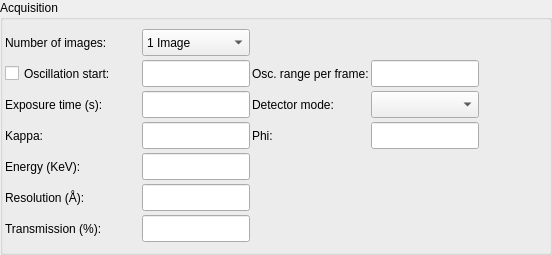
<?xml version="1.0" encoding="UTF-8"?>
<ui version="4.0">
 <class>AcquisitionWidgetVerticalSimpleLayout</class>
 <widget class="QWidget" name="AcquisitionWidgetVerticalSimpleLayout">
  <property name="geometry">
   <rect>
    <x>0</x>
    <y>0</y>
    <width>552</width>
    <height>255</height>
   </rect>
  </property>
  <property name="sizePolicy">
   <sizepolicy hsizetype="Preferred" vsizetype="Preferred">
    <horstretch>0</horstretch>
    <verstretch>0</verstretch>
   </sizepolicy>
  </property>
  <property name="maximumSize">
   <size>
    <width>32767</width>
    <height>32767</height>
   </size>
  </property>
  <property name="windowTitle">
   <string>AcquisitionWidgetVerticalSimple</string>
  </property>
  <layout class="QVBoxLayout">
   <property name="spacing">
    <number>0</number>
   </property>
   <property name="margin">
    <number>0</number>
   </property>
   <item>
    <widget class="QGroupBox" name="acq_gbox">
     <property name="maximumSize">
      <size>
       <width>32767</width>
       <height>32767</height>
      </size>
     </property>
     <property name="title">
      <string>Acquisition</string>
     </property>
     <layout class="QVBoxLayout">
      <property name="spacing">
       <number>2</number>
      </property>
      <property name="margin">
       <number>2</number>
      </property>
      <item>
       <layout class="QGridLayout" name="gridLayout">
        <property name="horizontalSpacing">
         <number>2</number>
        </property>
        <property name="verticalSpacing">
         <number>4</number>
        </property>
        <property name="topMargin">
         <number>0</number>
        </property>
        <item row="6" column="0">
         <widget class="QLabel" name="transmission_label">
          <property name="sizePolicy">
           <sizepolicy hsizetype="Preferred" vsizetype="Preferred">
            <horstretch>0</horstretch>
            <verstretch>0</verstretch>
           </sizepolicy>
          </property>
          <property name="minimumSize">
           <size>
            <width>0</width>
            <height>27</height>
           </size>
          </property>
          <property name="maximumSize">
           <size>
            <width>16777215</width>
            <height>27</height>
           </size>
          </property>
          <property name="text">
           <string>Transmission (%):</string>
          </property>
          <property name="wordWrap">
           <bool>false</bool>
          </property>
         </widget>
        </item>
        <item row="0" column="1">
         <widget class="QComboBox" name="num_images_cbox">
          <property name="minimumSize">
           <size>
            <width>50</width>
            <height>27</height>
           </size>
          </property>
          <property name="maximumSize">
           <size>
            <width>120</width>
            <height>27</height>
           </size>
          </property>
          <item>
           <property name="text">
            <string>1 Image</string>
           </property>
          </item>
          <item>
           <property name="text">
            <string>2 Images</string>
           </property>
          </item>
          <item>
           <property name="text">
            <string>4 Images</string>
           </property>
          </item>
         </widget>
        </item>
        <item row="1" column="1">
         <widget class="QLineEdit" name="osc_start_ledit">
          <property name="minimumSize">
           <size>
            <width>50</width>
            <height>27</height>
           </size>
          </property>
          <property name="maximumSize">
           <size>
            <width>120</width>
            <height>27</height>
           </size>
          </property>
         </widget>
        </item>
        <item row="3" column="0">
         <widget class="QLabel" name="kappa_label">
          <property name="minimumSize">
           <size>
            <width>0</width>
            <height>27</height>
           </size>
          </property>
          <property name="maximumSize">
           <size>
            <width>16777215</width>
            <height>27</height>
           </size>
          </property>
          <property name="text">
           <string>Kappa:</string>
          </property>
         </widget>
        </item>
        <item row="3" column="2">
         <widget class="QLabel" name="kappa_phi_label">
          <property name="minimumSize">
           <size>
            <width>0</width>
            <height>27</height>
           </size>
          </property>
          <property name="maximumSize">
           <size>
            <width>16777215</width>
            <height>27</height>
           </size>
          </property>
          <property name="text">
           <string>Phi:</string>
          </property>
          <property name="wordWrap">
           <bool>false</bool>
          </property>
         </widget>
        </item>
        <item row="1" column="0">
         <widget class="QCheckBox" name="osc_start_cbox">
          <property name="maximumSize">
           <size>
            <width>16777215</width>
            <height>27</height>
           </size>
          </property>
          <property name="text">
           <string>Oscillation start:</string>
          </property>
         </widget>
        </item>
        <item row="2" column="0">
         <widget class="QLabel" name="exp_time_label">
          <property name="minimumSize">
           <size>
            <width>0</width>
            <height>27</height>
           </size>
          </property>
          <property name="maximumSize">
           <size>
            <width>16777215</width>
            <height>27</height>
           </size>
          </property>
          <property name="text">
           <string>Exposure time (s):</string>
          </property>
          <property name="wordWrap">
           <bool>false</bool>
          </property>
         </widget>
        </item>
        <item row="0" column="0">
         <widget class="QLabel" name="num_images_label">
          <property name="sizePolicy">
           <sizepolicy hsizetype="Fixed" vsizetype="Preferred">
            <horstretch>0</horstretch>
            <verstretch>0</verstretch>
           </sizepolicy>
          </property>
          <property name="minimumSize">
           <size>
            <width>135</width>
            <height>27</height>
           </size>
          </property>
          <property name="maximumSize">
           <size>
            <width>16777215</width>
            <height>27</height>
           </size>
          </property>
          <property name="font">
           <font>
            <weight>50</weight>
            <bold>false</bold>
            <underline>false</underline>
           </font>
          </property>
          <property name="text">
           <string>Number of images:</string>
          </property>
          <property name="wordWrap">
           <bool>false</bool>
          </property>
         </widget>
        </item>
        <item row="5" column="1">
         <widget class="QLineEdit" name="resolution_ledit">
          <property name="minimumSize">
           <size>
            <width>50</width>
            <height>27</height>
           </size>
          </property>
          <property name="maximumSize">
           <size>
            <width>120</width>
            <height>27</height>
           </size>
          </property>
         </widget>
        </item>
        <item row="1" column="2">
         <widget class="QLabel" name="osc_range_label">
          <property name="minimumSize">
           <size>
            <width>0</width>
            <height>27</height>
           </size>
          </property>
          <property name="maximumSize">
           <size>
            <width>16777215</width>
            <height>27</height>
           </size>
          </property>
          <property name="text">
           <string>Osc. range per frame:</string>
          </property>
          <property name="wordWrap">
           <bool>false</bool>
          </property>
         </widget>
        </item>
        <item row="6" column="1">
         <widget class="QLineEdit" name="transmission_ledit">
          <property name="minimumSize">
           <size>
            <width>50</width>
            <height>27</height>
           </size>
          </property>
          <property name="maximumSize">
           <size>
            <width>120</width>
            <height>27</height>
           </size>
          </property>
         </widget>
        </item>
        <item row="2" column="2">
         <widget class="QLabel" name="detector_roi_mode_label">
          <property name="enabled">
           <bool>true</bool>
          </property>
          <property name="sizePolicy">
           <sizepolicy hsizetype="Preferred" vsizetype="Preferred">
            <horstretch>0</horstretch>
            <verstretch>0</verstretch>
           </sizepolicy>
          </property>
          <property name="minimumSize">
           <size>
            <width>0</width>
            <height>27</height>
           </size>
          </property>
          <property name="maximumSize">
           <size>
            <width>16777215</width>
            <height>27</height>
           </size>
          </property>
          <property name="text">
           <string>Detector mode:</string>
          </property>
          <property name="wordWrap">
           <bool>false</bool>
          </property>
         </widget>
        </item>
        <item row="1" column="3">
         <widget class="QLineEdit" name="osc_range_ledit">
          <property name="minimumSize">
           <size>
            <width>50</width>
            <height>27</height>
           </size>
          </property>
          <property name="maximumSize">
           <size>
            <width>120</width>
            <height>27</height>
           </size>
          </property>
         </widget>
        </item>
        <item row="2" column="3">
         <widget class="QComboBox" name="detector_roi_mode_combo">
          <property name="enabled">
           <bool>true</bool>
          </property>
          <property name="minimumSize">
           <size>
            <width>50</width>
            <height>27</height>
           </size>
          </property>
          <property name="maximumSize">
           <size>
            <width>120</width>
            <height>27</height>
           </size>
          </property>
         </widget>
        </item>
        <item row="3" column="3">
         <widget class="QLineEdit" name="kappa_phi_ledit">
          <property name="minimumSize">
           <size>
            <width>50</width>
            <height>27</height>
           </size>
          </property>
          <property name="maximumSize">
           <size>
            <width>120</width>
            <height>27</height>
           </size>
          </property>
         </widget>
        </item>
        <item row="2" column="1">
         <widget class="QLineEdit" name="exp_time_ledit">
          <property name="minimumSize">
           <size>
            <width>50</width>
            <height>27</height>
           </size>
          </property>
          <property name="maximumSize">
           <size>
            <width>120</width>
            <height>27</height>
           </size>
          </property>
         </widget>
        </item>
        <item row="4" column="0">
         <widget class="QLabel" name="energy_label">
          <property name="minimumSize">
           <size>
            <width>0</width>
            <height>27</height>
           </size>
          </property>
          <property name="maximumSize">
           <size>
            <width>16777215</width>
            <height>27</height>
           </size>
          </property>
          <property name="text">
           <string>Energy (KeV):</string>
          </property>
          <property name="wordWrap">
           <bool>false</bool>
          </property>
         </widget>
        </item>
        <item row="5" column="0">
         <widget class="QLabel" name="resolution_label">
          <property name="minimumSize">
           <size>
            <width>0</width>
            <height>27</height>
           </size>
          </property>
          <property name="maximumSize">
           <size>
            <width>16777215</width>
            <height>27</height>
           </size>
          </property>
          <property name="text">
           <string>Resolution (Å):</string>
          </property>
          <property name="wordWrap">
           <bool>false</bool>
          </property>
         </widget>
        </item>
        <item row="3" column="1">
         <widget class="QLineEdit" name="kappa_ledit">
          <property name="minimumSize">
           <size>
            <width>50</width>
            <height>27</height>
           </size>
          </property>
          <property name="maximumSize">
           <size>
            <width>120</width>
            <height>27</height>
           </size>
          </property>
         </widget>
        </item>
        <item row="4" column="1">
         <widget class="QLineEdit" name="energy_ledit">
          <property name="minimumSize">
           <size>
            <width>50</width>
            <height>27</height>
           </size>
          </property>
          <property name="maximumSize">
           <size>
            <width>120</width>
            <height>27</height>
           </size>
          </property>
         </widget>
        </item>
        <item row="3" column="4">
         <spacer name="horizontalSpacer">
          <property name="orientation">
           <enum>Qt::Horizontal</enum>
          </property>
          <property name="sizeHint" stdset="0">
           <size>
            <width>40</width>
            <height>20</height>
           </size>
          </property>
         </spacer>
        </item>
       </layout>
      </item>
     </layout>
    </widget>
   </item>
  </layout>
 </widget>
 <layoutdefault spacing="6" margin="11"/>
 <pixmapfunction>qPixmapFromMimeSource</pixmapfunction>
 <resources/>
 <connections/>
</ui>
